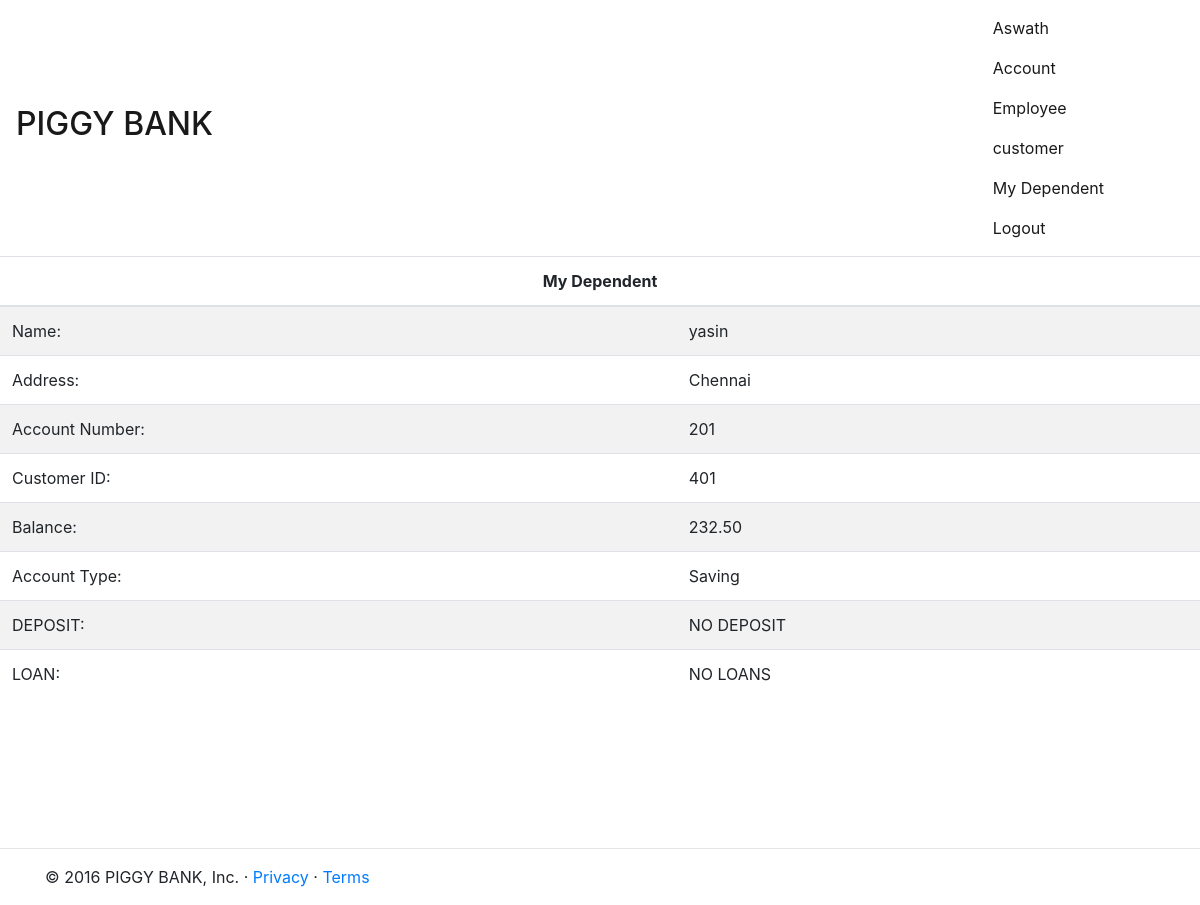
Page /dependent.php (signed in) on the committed database.
### tables this page shows
CREATE TABLE `employee` (
  `employee_id` int(5) NOT NULL,
  `employee_name` varchar(30) NOT NULL,
  `telephone_number` int(6) NOT NULL,
  `start_date` date NOT NULL,
  `dependent_name` varchar(40) DEFAULT NULL,
  PRIMARY KEY (`employee_id`)
);

CREATE TABLE `account` (
  `account_number` int(5) NOT NULL,
  `customer_id` int(5) NOT NULL,
  `branch_no` int(5) NOT NULL,
  `balance` decimal(10,2) NOT NULL,
  `assests` decimal(10,2) NOT NULL,
  `account_type` varchar(40) DEFAULT NULL,
  PRIMARY KEY (`account_number`)
);

CREATE TABLE `customer` (
  `customer_id` int(5) NOT NULL,
  `customer_name` varchar(40) DEFAULT NULL,
  `customer_address` varchar(40) DEFAULT NULL,
  `account_type` varchar(40) NOT NULL,
  PRIMARY KEY (`customer_id`)
);

### dependent.php (the view, shortened to what this page needs)
<?php
require('usr_funcs.php');
require('config.php');
$user=generate_name();
do_header('Dependent');
do_menu($user);
@$task=($_GET['task']);
if($task==''){
  try{
    if($_SESSION['user_type']=='employee'){
        $sql="select b.customer_name,b.customer_address,a.account_number,a.customer_id,a.balance,a.account_type from account as a,customer as b,employee as c where a.customer_id=b.customer_id and b.customer_name=c.dependent_name and c.employee_id=".$_SESSION['valid_user_id'];
        if($result=$mysqli->query($sql)){
            if($result->num_rows>0){
                if($row=$result->fetch_array()){
                    ?>
  <table class='table table-striped'>
    <thead>
      <tr>
        <th colspan='2' class='table-inverse'>
          <center>My Dependent</center>
        </th>
      </tr>
    </thead>
    <tr>
      <td>Name: </td>
      <td>
        <?php echo $row[0]; ?>
      </td>
    </tr>
    <tr>
      <td>Address: </td>
      <td>
        <?php echo $row[1]; ?>
      </td>
    </tr>
    <tr>
      <td>Account Number: </td>
      <td>
        <?php echo $row[2]; ?>
      </td>
    </tr>
    <tr>
      <td>Customer ID: </td>
      <td>
        <?php echo $row[3]; ?>
      </td>
    </tr>
    <tr>
      <td>Balance: </td>
      <td>
        <?php echo $row[4]; ?>
      </td>
    </tr>
    <tr>
      <td>Account Type: </td>
      <td>
        <?php echo $row[5]; ?>
      </td>
    </tr>
    <tr>
      <td>DEPOSIT:</td>
      <td>
        <?php
          if(dep_cus_check(dep_get_cus_deposit($_SESSION['valid_user_id']))){
        ?><a class="btn btn-primary btn-sm" href="dependent.php?task=deposit">DEPOSIT</a>
        <?php
          }else{
            echo "NO DEPOSIT";
          }
        ?>
      </td>
    </tr>
    <tr>
      <td>LOAN: </td>
      <td>
      <?php
          if(dep_cus_loan_check(dep_get_loan_details($_SESSION['valid_user_id']))){
        ?><a class="btn btn-primary btn-sm" href="dependent.php?task=loan">LOAN</a>
        <?php
          }else{
            echo "NO LOANS";
          }
        ?>
      </td>
    </tr>
  </table>
  <?php
                }else{
                    throw new Exception("Can't fetch Array");
                }
            }else{
                throw new Exception("Something Went Wrong");
            }
        }else{
            throw new Exception("Can't Run the Query");
        }
    }else{
        throw new Exception("Restricted Area");
    }
}catch(Exception $e){
    do_exp_conent($e->getMessage());
}
}
do_footer();
?>

### usr_funcs.php (shortened to what this page needs)
<?php
function do_header($title){
    ?>
  <!DOCTYPE html>
  <html>
  <head>
    <link rel="stylesheet" href="https://maxcdn.bootstrapcdn.com/bootstrap/4.0.0-alpha.5/css/bootstrap.min.css">
  </head>
  <body>
    <?php
}
    ?>
        <?php
function do_footer(){
    ?>
          <hr class='temp2'>
          <div class="container marketing">
            <footer>
              <p>&copy; 2016 PIGGY BANK, Inc. &middot; <a href="#">Privacy</a> &middot; <a href="#">Terms</a></p>
            </footer>
          </div>
  </body>
  </html>
  <?php
}
    ?>
    <?php
function do_menu($user){
    ?>
      <nav class="navbar navbar-light bg-faded">
        <div class="navbar-header"> <span class="sr-only">Toggle navigation</span> <span class="icon-bar"></span> <span class="icon-bar"></span> <span class="icon-bar"></span>
          <a class="navbar-brand" href="main.php">
            <h2>PIGGY BANK</h2> </a>
        </div>
        <div style="float:right;padding-right:80px;">
          <div class="nav navbar-nav"> <span class="nav-item nav-link active">
                            <?php echo ucfirst($user); ?>
                        </span> <a class="nav-item nav-link active" href="account.php">Account</a> <a class="nav-item nav-link active" href="employee.php">Employee</a>
            <?php
                        if($_SESSION['user_type']=='employee'){
                            ?> <a class="nav-item nav-link active" href="customer.php">customer</a> <a class='nav-item nav-link active' href='dependent.php'>My Dependent</a>
              <?php
                        }
                            ?> <a class='nav-item nav-link active' href='deposit.php'>Deposit</a><a class="nav-item nav-link active" href="transfer.php">Transfer</a><a class="nav-item nav-link active" href="loan.php">Loan</a>
            ?> <a class="nav-item nav-link active" href="logout.php">Logout</a> </div>
        </div>
      </nav>
      <?php
}
    ?>
        <?php
function generate_name(){
    global $mysqli;
    if($_SESSION['user_type']='employee'){
        $sql="select employee_name from employee where employee_id=".$_SESSION['valid_user_id'];
        if($result=$mysqli->query($sql)){
            if($row=$result->fetch_array()){
                return $row[0];
            }
        }
    }
}
                    ?>
                              <?php
function dep_get_cus_deposit($id){
  global $mysqli;
  $sql="select a.deposit_a,a.deposit_number,a.customer_id,a.amount,a.account_number,a.date from deposit as a,customer as b,employee as c where c.employee_id=$id and c.dependent_name=b.customer_name";
  try{
    if($result=$mysqli->query($sql)){
    if($result->num_rows>0){
      if($row=$result->fetch_array()){
        return $row;
      }
    }
  }
  }catch(Exception $e){
    do_exp_content($e->getMessage());
  }
}
function dep_cus_check($row){
  if($row[0]==1){
    return true;
  }else{
    return false;
  }
}
function dep_get_loan_details($id){
  global $mysqli;
  $sql="select a.loan_active,a.loan_number,a.account_number,a.amount,a.customer_id,a.loan_date from loan as a,customer as b,employee as c where c.employee_id=$id and c.dependent_name=b.customer_name and a.customer_id = b.customer_id and a.loan_active=1";
  try{
    if($result=$mysqli->query($sql)){
    if($result->num_rows>0){
      if($row=$result->fetch_array()){
        return $row;
      }
    }
  }
  }catch(Exception $e){
    do_exp_content($e->getMessage());
  }
}
function dep_cus_loan_check($row){
  if($row[0]==1){
    return true;
  }else{
    return false;
  }
}
?>

### usr_funcs.php (style rules this page uses)
.temp1, .temp2 { margin-top: 150px; }

### rows in the picture
employee: employee_name "Aswath"
account: customer.customer_name "yasin", customer.customer_address "Chennai", account_number "201", customer "401", balance "232.50", account_type "Saving"
